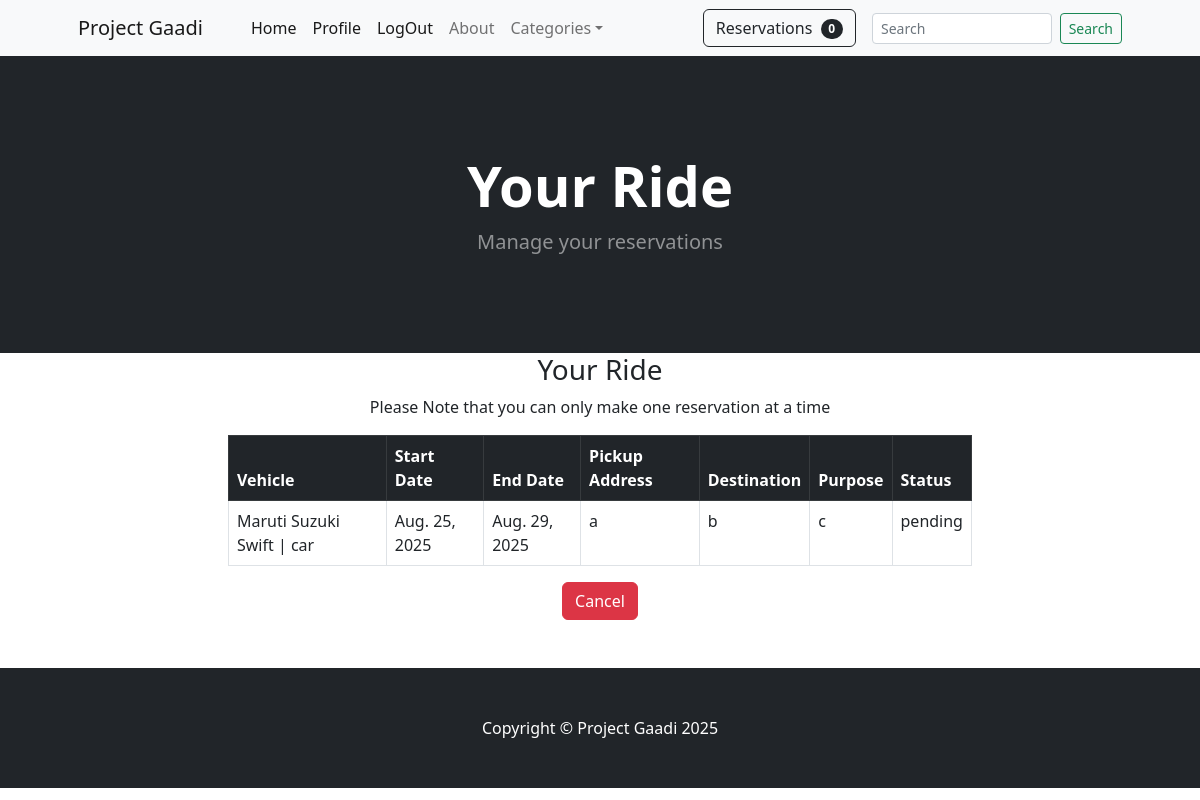
The page /reservations/ (signed in) on the database as committed earlier.
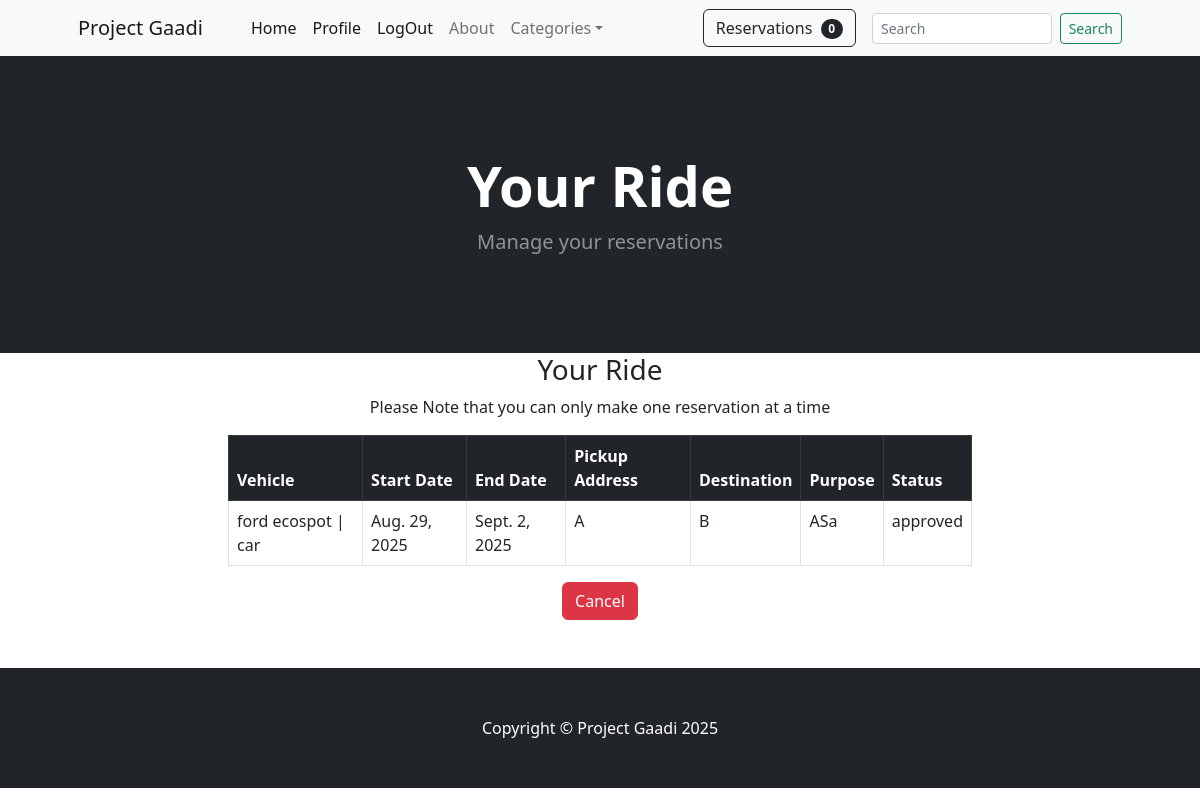
The same page on the database as committed later.
### accounts/models.py (models this page shows, shortened)
class Booking(models.Model):
  STATUS_CHOICES=[
    ('pending','Pending'),
    ('approved', 'Approved'),
    ('rejected','Rejected'),
    ('cancelled','Cancelled'),
    ('completed', 'Completed')
  ]
  user=models.ForeignKey(CustomUser, on_delete=models.CASCADE, related_name='reservations')
  vehicle=models.ForeignKey(Vehicle, on_delete=models.CASCADE, related_name='reservations')
  owner=models.ForeignKey(CustomUser, on_delete=models.CASCADE,null=True,
    blank=True, related_name='booking_received')
  start_date=models.DateField()
  end_date=models.DateField()
  pickup_location=models.CharField(max_length=300)
  destination=models.CharField(max_length=200)
  purpose=models.CharField(max_length=255)
  status=models.CharField(choices=STATUS_CHOICES, default='pending', max_length=20)
  created_at=models.DateTimeField(auto_now_add=True)

class Vehicle(models.Model):
  VEHICLE_TYPES = [('car', 'Car'), ('van', 'Van'), ('bus', 'Bus'), ('truck', 'Truck')]
  vehicle_name = models.CharField(max_length=100)
  vehicle_type = models.CharField(max_length=10, choices=VEHICLE_TYPES, default='car')
  capacity = models.PositiveIntegerField()
  vehicle_number = models.CharField(max_length=50, unique=True)
  description = models.TextField(blank=True, null=True)
  is_active = models.BooleanField(default=False)  # Active only after admin approval
  owner = models.ForeignKey(settings.AUTH_USER_MODEL, on_delete=models.CASCADE, related_name='vehicles')
  photo=models.ImageField(upload_to='vehicles/')
  def __str__(self):
    return f'{self.vehicle_name} | {self.vehicle_type}'

### app/views.py (the view)
# urls.py: path('reservations/', views.reservations, name='reservations'),
def reservations(request):
    obj= Booking.objects.filter(user= request.user).first()
    return render(request, 'app/reservations.html', {'obj':obj})

### app/templates/app/reservations.html (shortened to what this page needs)
{% extends 'accounts/base.html' %}
{% block content %}
<header class="bg-dark py-5">
    <div class="container px-4 px-lg-5 my-5">
        <div class="text-center text-white">
            <h1 class="display-4 fw-bolder">Your Ride</h1>
            <p class="lead fw-normal text-white-50 mb-0">Manage your reservations</p>
        </div>
    </div>
</header>
<div class="container">
          <div class="row">
            <center>
              <div class="col-8">
                <h3>Your Ride</h3>
                <p>Please Note that you can only make one reservation at a time</p>
                {% if obj %}
                  <table class="table table-stripped table-hover table-bordered ">
  <thead class="table-dark">
    <tr>
      <th scope="col">Vehicle</th>
      <th scope="col">Start Date</th>
      <th scope="col">End Date</th>
      <th scope="col">Pickup Address</th>
      <th scope="col">Destination</th>
      <th scope="col">Purpose</th>
      <th scope="col">Status</th>
    </tr>
  </thead>
  <tbody>
    <tr>
      <td>{{obj.vehicle}}</td>
      <td>{{obj.start_date}}</td>
      <td>{{obj.end_date}}</td>
      <td>{{obj.pickup_location}}</td>
      <td>{{obj.destination}}</td>
      <td>{{obj.purpose}}</td>
      <td>{{obj.status}}</td>
    </tr>
  </tbody>
</table>
<form method="post" action="{% url 'cancel_reservation' obj.id %}">
<button type="submit" class="btn btn-danger" id="cancel">Cancel</button><br><br><br>
</form>
{% else %}
<h5>You have not made any reservations.</h5>
{% endif %}
              </div>
            </center>
          </div>
        </div>
{% endblock %}

Rows that differ between the two databases and show on the page:
removed Booking: vehicle "Maruti Suzuki Swift | car", start_date "Aug. 25, 2025", end_date "Aug. 29, 2025", pickup_location "a", destination "b", purpose "c", status "pending"
added Booking: vehicle "ford ecospot | car", start_date "Aug. 29, 2025", end_date "Sept. 2, 2025", pickup_location "A", destination "B", purpose "ASa", status "approved"
